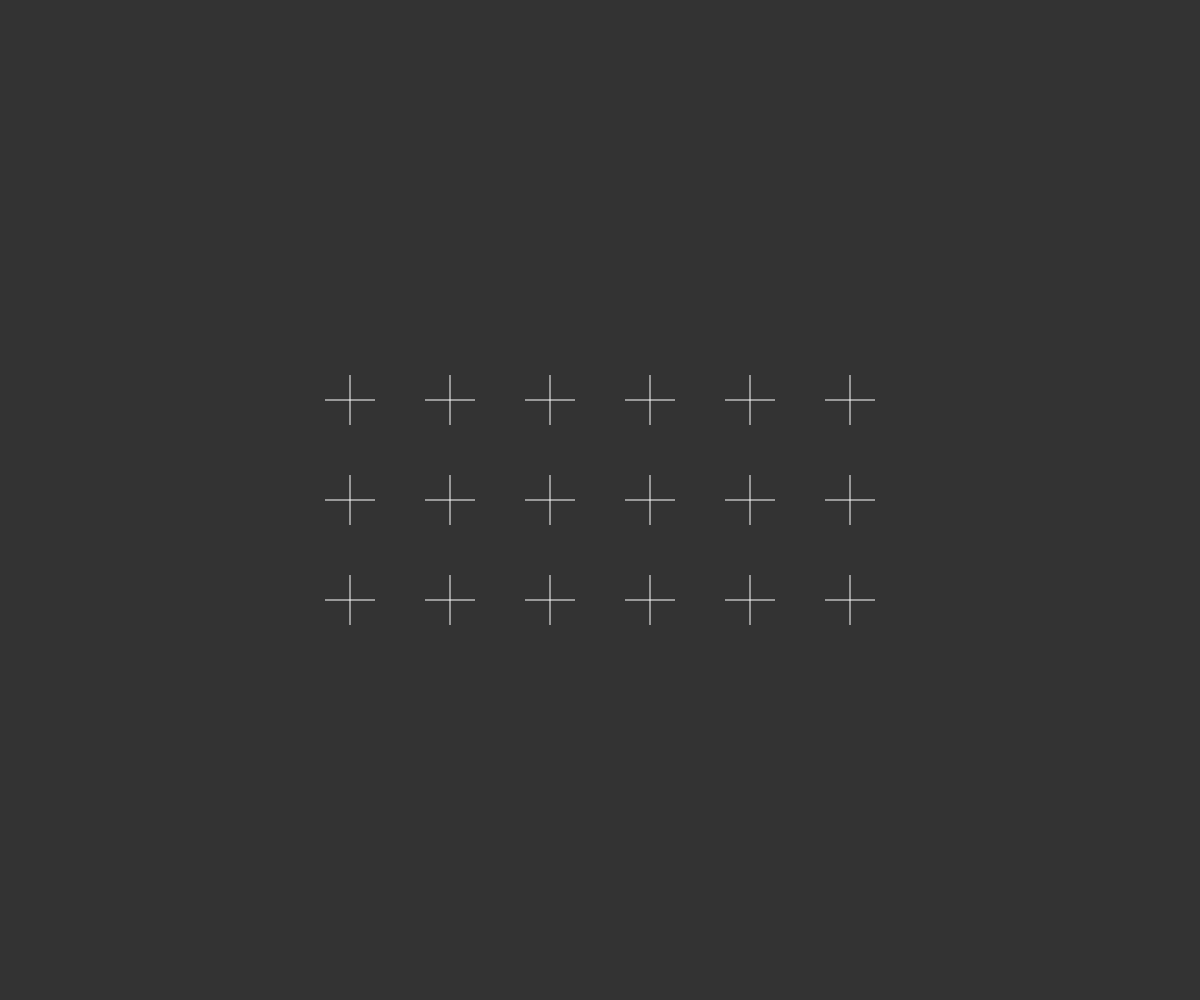
Frame 1 (no input)
Frame 2 (the mouse pressed at the canvas centre, redrawn once): identical to frame 1, image omitted

The p5.js sketch that drew this single still picture (run headless with seeded random() and noise() and a simulated clock; the mouse was pressed at the canvas centre and the sketch redrawn once):

// p5.js sketch
// ── sketch.js
"use strict"

const WHITE  = "#FFFFFF";
const BLACK  = "#333333";

function setup(){
	createCanvas(windowWidth, windowHeight);
	angleMode(DEGREES); rectMode(CENTER);
	textAlign(CENTER, BOTTOM); textSize(10);
	noLoop();
}

function draw(){
	background(BLACK);
	noFill();
	stroke(WHITE); strokeWeight(1);
	strokeCap(SQUARE);

	const gSize = 100;
	drawGrid(width/2, height/2, 3, 6, gSize, 0);
}

function drawGrid(x, y, rows, cols, gSize, rot=0){

	push();
	translate(x, y, gSize);
	rotate(rot);
	const sX = (cols-1) * gSize / -2;
	const sY = (rows-1) * gSize / -2;
	for(let r=0; r<rows; r++){
		for(let c=0; c<cols; c++){
			const pX = floor(sX + c * gSize);
			const pY = floor(sY + r * gSize);
			//drawRdmShape(pX, pY, gSize);
			drawRdmCross(pX, pY, gSize/4);
		}
	}
	pop();
}

function drawRdmShape(x, y, len){
	circle(x, y, len*1.5);
}

function drawRdmCross(x, y, len){
	drawCross(x, y, len);
}

function drawCross(x, y, len){
	line(x, y, x-len, y);// L
	line(x, y, x+len, y);// R
	line(x, y-len, x, y);// T
	line(x, y+len, x, y);// B
}

function getColor(colors){
	return colors[floor(random()*colors.length)];
}

function getColorList(colors){
	const list = Array.from(colors);
	for(let i=list.length-1; 0<=i; i--){
		const rdm = floor(random(i));
		const tmp = list[rdm];
		list[rdm] = list[i];
		list[i] = tmp;
	}
	return list;
}
